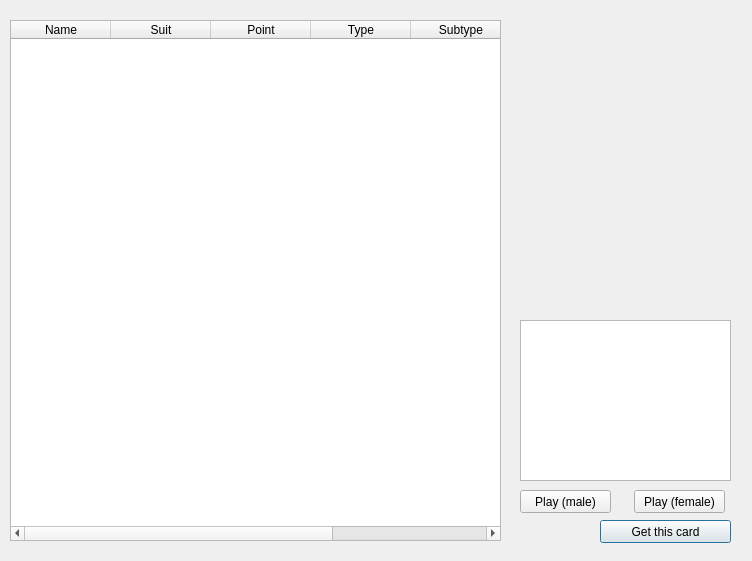
<?xml version="1.0" encoding="UTF-8"?>
<ui version="4.0">
 <class>CardOverview</class>
 <widget class="QDialog" name="CardOverview">
  <property name="geometry">
   <rect>
    <x>0</x>
    <y>0</y>
    <width>752</width>
    <height>561</height>
   </rect>
  </property>
  <property name="windowTitle">
   <string>Card Overvew</string>
  </property>
  <widget class="QTableWidget" name="tableWidget">
   <property name="geometry">
    <rect>
     <x>10</x>
     <y>20</y>
     <width>491</width>
     <height>521</height>
    </rect>
   </property>
   <property name="editTriggers">
    <set>QAbstractItemView::NoEditTriggers</set>
   </property>
   <property name="selectionMode">
    <enum>QAbstractItemView::SingleSelection</enum>
   </property>
   <property name="selectionBehavior">
    <enum>QAbstractItemView::SelectRows</enum>
   </property>
   <property name="sortingEnabled">
    <bool>true</bool>
   </property>
   <column>
    <property name="text">
     <string>Name</string>
    </property>
   </column>
   <column>
    <property name="text">
     <string>Suit</string>
    </property>
   </column>
   <column>
    <property name="text">
     <string>Point</string>
    </property>
   </column>
   <column>
    <property name="text">
     <string>Type</string>
    </property>
   </column>
   <column>
    <property name="text">
     <string>Subtype</string>
    </property>
   </column>
   <column>
    <property name="text">
     <string>Package</string>
    </property>
   </column>
  </widget>
  <widget class="QTextEdit" name="cardDescriptionBox">
   <property name="geometry">
    <rect>
     <x>520</x>
     <y>320</y>
     <width>211</width>
     <height>161</height>
    </rect>
   </property>
   <property name="readOnly">
    <bool>true</bool>
   </property>
  </widget>
  <widget class="QLabel" name="cardLabel">
   <property name="geometry">
    <rect>
     <x>520</x>
     <y>10</y>
     <width>211</width>
     <height>301</height>
    </rect>
   </property>
   <property name="text">
    <string/>
   </property>
  </widget>
  <widget class="QPushButton" name="getCardButton">
   <property name="geometry">
    <rect>
     <x>600</x>
     <y>520</y>
     <width>131</width>
     <height>23</height>
    </rect>
   </property>
   <property name="text">
    <string>Get this card</string>
   </property>
  </widget>
  <widget class="QPushButton" name="malePlayButton">
   <property name="geometry">
    <rect>
     <x>520</x>
     <y>490</y>
     <width>91</width>
     <height>23</height>
    </rect>
   </property>
   <property name="text">
    <string>Play (male)</string>
   </property>
  </widget>
  <widget class="QPushButton" name="femalePlayButton">
   <property name="geometry">
    <rect>
     <x>634</x>
     <y>490</y>
     <width>91</width>
     <height>23</height>
    </rect>
   </property>
   <property name="text">
    <string>Play (female)</string>
   </property>
  </widget>
  <widget class="QLabel" name="cardNumber">
   <property name="geometry">
    <rect>
     <x>530</x>
     <y>30</y>
     <width>21</width>
     <height>21</height>
    </rect>
   </property>
   <property name="text">
    <string/>
   </property>
   <property name="pixmap">
    <pixmap>image/system/card/red/A.png</pixmap>
   </property>
  </widget>
  <widget class="QLabel" name="cardSuit">
   <property name="geometry">
    <rect>
     <x>550</x>
     <y>30</y>
     <width>21</width>
     <height>21</height>
    </rect>
   </property>
   <property name="text">
    <string/>
   </property>
   <property name="pixmap">
    <pixmap>image/system/suit/heart.png</pixmap>
   </property>
  </widget>
 </widget>
 <resources/>
 <connections/>
</ui>
